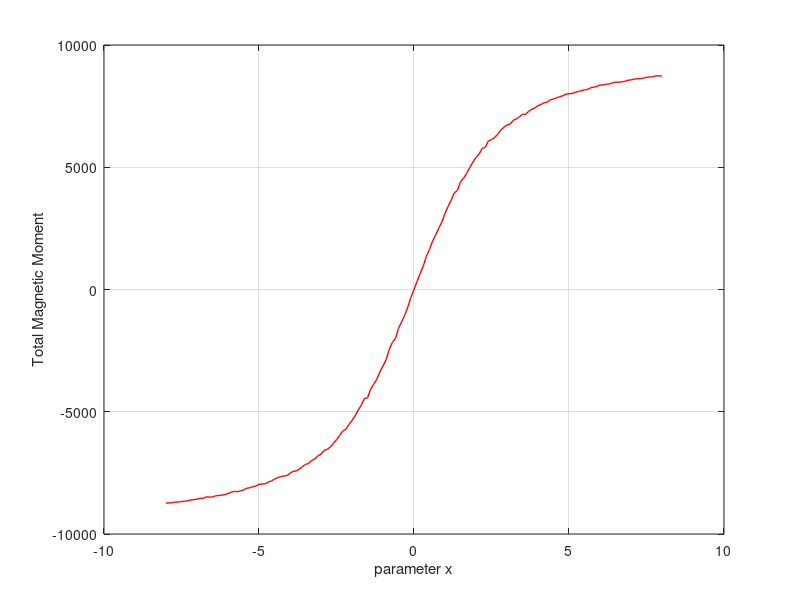

Write the MATLAB code that produced this figure.
%***********************************************************************
% This program solves the classical paramagnetism (Langevin theory) by
% Monte-Carlo method.
%***********************************************************************
 
h=0.1;x0=8;   % The total magnetic moment is calculated for the parameter
              % x = (mu*B/kT) between - x0 and x0 with step size h.
N=2*x0/h+1;
x=-x0:h:x0;
y=zeros(1,N);
M=10000;      % M is the number of magnetic spins, each of moment 'mu'.
 
for n=1:N
    if x(n)==0
       y(n)=0;
    else
    
    for m=1:M
    y(n)=y(n)+log(exp(-x(n))+2*rand*sinh(x(n)))/x(n);
    end
    end
    
end
 
plot(x,y,'r','linewidth',1)
 
grid on
    
xlabel('parameter x')
ylabel('Total Magnetic Moment')
